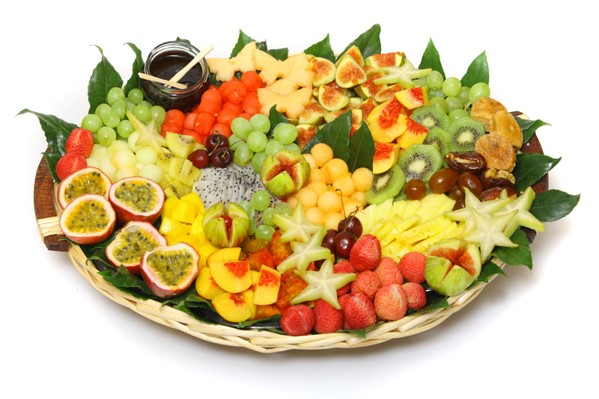
%> input picture project/1.jpg, 599 x 399 px
$ octave --eval "result = SizeInPixels('1.jpg');"   (GNU Octave 9; MATLAB toolbox functions it lacks are replaced by stand-ins)
%> lines starting %> are read from the running program, lines starting %| are printed output that depends on the picture; in (x1, y1, x2, y2) boxes, pixels count from 0 and x2, y2 are one past the last pixel; in counts of white or black regions, pixels touching at a corner belong together; the program's own positions count from 1
function SizeInPixels = SizeInPixels(img)
%> called with img = '1.jpg'
    obj = imread(img);
%> obj is the input picture: size 399x599x3 uint8; mean R, G, B 212.3, 192.4, 148.7
    blue = obj(:,:,3);
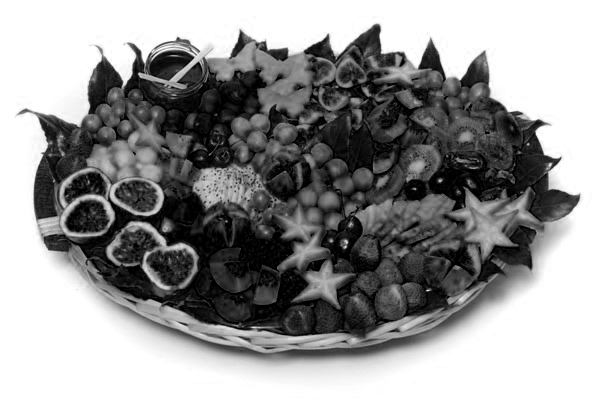
%> blue: size 399x599 uint8; min 0, max 255, mean 148.7
    bw = imbinarize(blue);
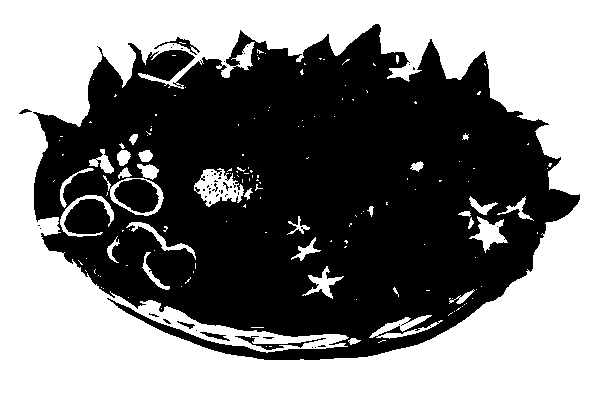
%> bw: size 399x599 logical; 49.7% white; 152 white regions (121 under 20 px), largest, box (x1, y1, x2, y2) and area: (0, 0, 599, 399) 111693, (194, 168, 244, 207) 1035, (369, 315, 443, 339) 631
    se = strel('disk',4);
    bw = imopen(bw,se);
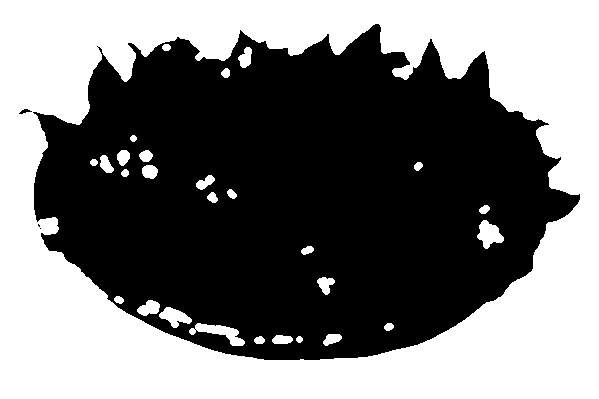
%> bw: size 399x599 logical; 46.5% white; 28 white regions, largest, box (x1, y1, x2, y2) and area: (0, 0, 599, 399) 107323, (189, 323, 245, 346) 524, (477, 220, 504, 249) 457
    SizeInPixels = sum(bw(:)==0);
%> SizeInPixels = 127771
end

$ run again, on project/3.jpg
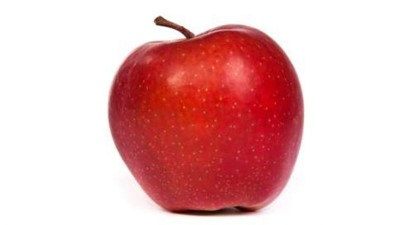
%> input picture project/3.jpg, 414 x 225 px
%> in SizeInPixels, obj is the input picture: size 225x414x3 uint8; mean R, G, B 231, 185.3, 186
%> in SizeInPixels, `blue = obj(:,:,3);`:
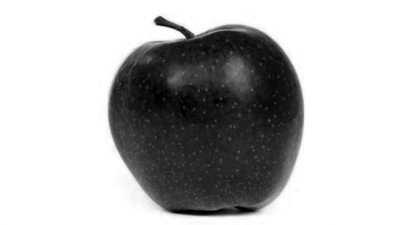
%> blue: size 225x414 uint8; min 0, max 255, mean 186
%> in SizeInPixels, `bw = imbinarize(blue);`:
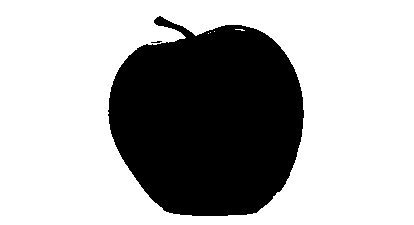
%> bw: size 225x414 logical; 67.7% white; 2 black regions (1 under 20 px), largest, box (x1, y1, x2, y2) and area: (108, 16, 304, 216) 30048
%> SizeInPixels = 30121

$ run again, on project/4.jpg
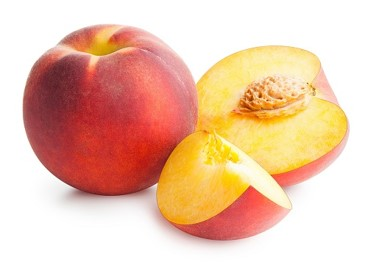
%> input picture project/4.jpg, 368 x 267 px
%> in SizeInPixels, obj is the input picture: size 267x368x3 uint8; mean R, G, B 237, 196.3, 172.3
%> in SizeInPixels, `blue = obj(:,:,3);`:
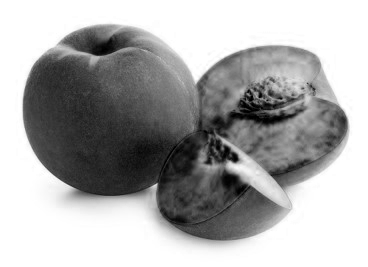
%> blue: size 267x368 uint8; min 0, max 255, mean 172.3
%> in SizeInPixels, `bw = imopen(bw,se);`:
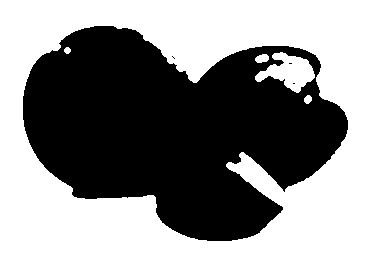
%> bw: size 267x368 logical; 54.2% white; 4 black regions (3 under 20 px), largest, box (x1, y1, x2, y2) and area: (23, 26, 348, 241) 44951
%> SizeInPixels = 44959
